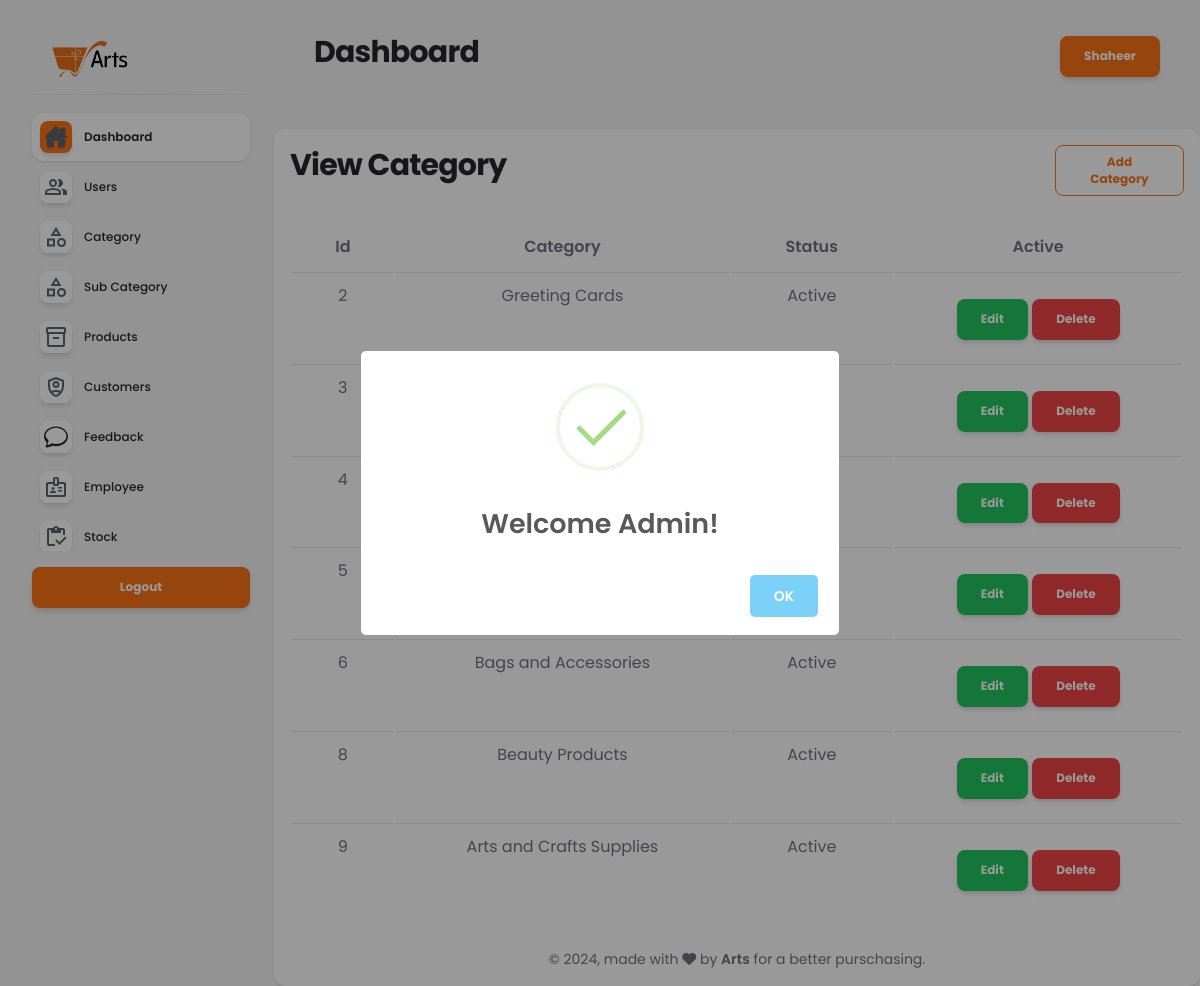
Page /admin/view_cat.php (signed in) on the committed database.
### tables this page shows
CREATE TABLE `add_category` (
  `Id` int(11) NOT NULL,
  `Category` varchar(50) NOT NULL,
  `Status` varchar(225) NOT NULL
);

### admin/view_cat.php (the view, shortened to what this page needs)
<?php
include('header.php');
?>
<div class="col-md-12 mb-4 mt-4">
  <div class="card card-body p-3">
    <div class="white_card card_height_100 mb_30">
      <div class="white_card_header">
        <div class="row">
          <div class="col-md-10 main-title">
            <h3 class="m-0">View Category</h3>
          </div>
          <li class="col-md-2 nav-item d-flex align-items-center">
            <a class="btn btn-outline-primary btn-sm mb-0 me-0" href="add_cat.php">Add Category</a>
          </li>
        </div>
      </div>
    </div>
    <div class="white_card_body">
      <table class="table mt-4">
        <thead class="text-center">
          <tr>
            <th>Id</th>
            <th>Category</th>
            <th>Status</th>
            <th>Active</th>
          </tr>
        </thead>
        <tbody class="text-center">
          <?php
          $query = "SELECT * FROM add_category";
          $result = mysqli_query($conn, $query);
          if ($result) {
              while ($row = mysqli_fetch_assoc($result)) {
                  echo "<tr>";
                  echo "<td>" . $row['Id'] . "</td>";
                  echo "<td>" . $row['Category'] . "</td>";
                  echo "<td>" . $row['Status'] . "</td>";
                  echo "<td>
                        <a href='update_cat.php?edit=" . $row['Id'] . "' class='btn btn-success btn-large my-3'>Edit</a>
                        <a href='view_cat.php?delete=" . $row['Id'] . "' class='btn btn-danger btn-large my-3'>Delete</a>
                      </td>";
                  echo "</tr>";
              }
          }
          ?>
        </tbody>
      </table>
<?php
include('footer.php');
?>

### admin/header.php (shortened to what this page needs)
<?php
function isAdmin() {
  return isset($_SESSION['Admin_name']) && isset($_SESSION['Role_Id']) && $_SESSION['Role_Id'] == 1;
}
?>
<!DOCTYPE html>
<html lang="en">
  <head>
    <link rel="stylesheet" href="path/to/font-awesome/css/font-awesome.min.css">
    <link href="https://demos.creative-tim.com/soft-ui-dashboard/assets/css/nucleo-icons.css" rel="stylesheet" />
    <link href="https://demos.creative-tim.com/soft-ui-dashboard/assets/css/nucleo-svg.css" rel="stylesheet" />
    <link id="pagestyle" href="assets/css/soft-ui-dashboard.css?v=1.1.0" rel="stylesheet" />
  </head>
  <body class="g-sidenav-show  bg-gray-100">
    <aside class="sidenav navbar navbar-vertical navbar-expand-xs border-0 border-radius-xl my-3 fixed-start ms-3 " id="sidenav-main">
      <div class="sidenav-header">
        <a class="navbar-brand m-0" href=" dashboard.php" >
          <img src="assets/img/logos.png" class="navbar-brand-img" alt="main_logo">
        </a>
      </div>
      <hr class="horizontal dark mt-0">
      <div class="collapse navbar-collapse  w-auto " id="sidenav-collapse-main">
        <ul class="navbar-nav">
          <li class="nav-item">
            <a class="nav-link  active" href="dashboard.php">
              <div class="icon icon-shape icon-sm shadow border-radius-md bg-white text-center me-2 d-flex align-items-center justify-content-center">
              </div>
              <span class="nav-link-text ms-1">Dashboard</span>
            </a>
          </li>
          <?php if (isAdmin() ) : ?>
          <li class="nav-item">
            <a class="nav-link  " href="user.php">
              <div class="icon icon-shape icon-sm shadow border-radius-md bg-white text-center me-2 d-flex align-items-center justify-content-center">
              </div>
              <span class="nav-link-text ms-1">Users</span>
            </a>
          </li>
          <li class="nav-item">
            <a class="nav-link  " href="add_cat.php">
              <div class="icon icon-shape icon-sm shadow border-radius-md bg-white text-center me-2 d-flex align-items-center justify-content-center">
              </div>
              <span class="nav-link-text ms-1">Category</span>
            </a>
          </li>
          <li class="nav-item">
            <a class="nav-link " href="add_sub_cat.php">
              <div class="icon icon-shape icon-sm shadow border-radius-md bg-white text-center me-2 d-flex align-items-center justify-content-center">
              </div>
              <span class="nav-link-text ms-1">Sub Category</span>
            </a>
          </li>
          <li class="nav-item ">
            <a class="nav-link  " href="add_product.php">
              <div class="icon icon-shape icon-sm shadow border-radius-md bg-white text-center me-2 d-flex align-items-center justify-content-center">
              </div>
              <span class="nav-link-text ms-1">Products</span>
            </a>
          </li>
          <li class="nav-item">
            <a class="nav-link  " href="customers.php">
              <div class="icon icon-shape icon-sm shadow border-radius-md bg-white text-center me-2 d-flex align-items-center justify-content-center">
              </div>
              <span class="nav-link-text ms-1">Customers</span>
            </a>
          </li>
          <li class="nav-item">
            <a class="nav-link " href="feedback.php">
              <div class="icon icon-shape icon-sm shadow border-radius-md bg-white text-center me-2 d-flex align-items-center justify-content-center">
              </div>
              <span class="nav-link-text ms-1">Feedback</span>
            </a>
          </li>
          <li class="nav-item">
            <a class="nav-link  " href="employee.php">
              <div class="icon icon-shape icon-sm shadow border-radius-md bg-white text-center me-2 d-flex align-items-center justify-content-center">
              </div>
              <span class="nav-link-text ms-1">Employee</span>
            </a>
          </li>
          <?php endif; ?>
          <?php if (isAdmin() || isEmployee()) : ?>
            <li class="nav-item">
            <a class="nav-link  " href="stock.php">
              <div class="icon icon-shape icon-sm shadow border-radius-md bg-white text-center me-2 d-flex align-items-center justify-content-center">
              </div>
              <span class="nav-link-text ms-1">Stock</span>
            </a>
          </li>
          <?php endif; ?>
        </ul>
      </div>
      <div class="sidenav-footer mx-3">
    <a class="btn btn-primary mt-3 w-100" href="javascript:void(0);" onclick="confirmLogout()">Logout</a>
</div>
    </aside>
    <main class="main-content position-relative max-height-vh-100 h-100 border-radius-lg ">
      <nav class="navbar navbar-main navbar-expand-lg px-0 mx-4 shadow-none border-radius-xl" id="navbarBlur" navbar-scroll="true">
        <div class="container-fluid py-1 px-3">
          <nav aria-label="breadcrumb">
            <h3 class="font-weight-bolder mb-0">Dashboard</h3>
          </nav>
          <div class="collapse navbar-collapse mt-sm-0 mt-2 me-md-0 me-sm-4" id="navbar">
            <ul class="navbar-nav justify-content-center">
              <li class="nav-item d-flex align-items-center mt-4">
                <span class="btn btn-primary w-100 "><?php if($_SESSION['Role_Id']== 1){ echo $_SESSION['Admin_name'];}
                else{ echo $_SESSION['Emp_name'];} ?></span>
              </li>
                </ul>
          </div>
        </div>
      </nav>

### admin/footer.php (shortened to what this page needs)
<footer class="footer pt-3  ">
        <div class="container-fluid">
          <div class="row align-items-center justify-content-lg-between">
            <div class="col-lg-12 mb-lg-0 mb-10 align-items-center">
              <div class="copyright text-center text-sm text-muted text-lg-center">
                © ,
                made with <i class="fa fa-heart"></i> by
                <span class="font-weight-bold">Arts</span>
                for a better purschasing.
              </div>
            </div>
          </div>
        </div>
      </footer>
    </div>
  </main>
</body>
</html>

### rows in the picture
add_category: Id "2", Category "Greeting Cards", Status "Active"
add_category: Id "3"
add_category: Id "4"
add_category: Id "5"
add_category: Id "6", Category "Bags and Accessories", Status "Active"
add_category: Id "8", Category "Beauty Products", Status "Active"
add_category: Id "9", Category "Arts and Crafts Supplies", Status "Active"

### other values in the picture
$_SESSION['Admin_name'] "Shaheer"
